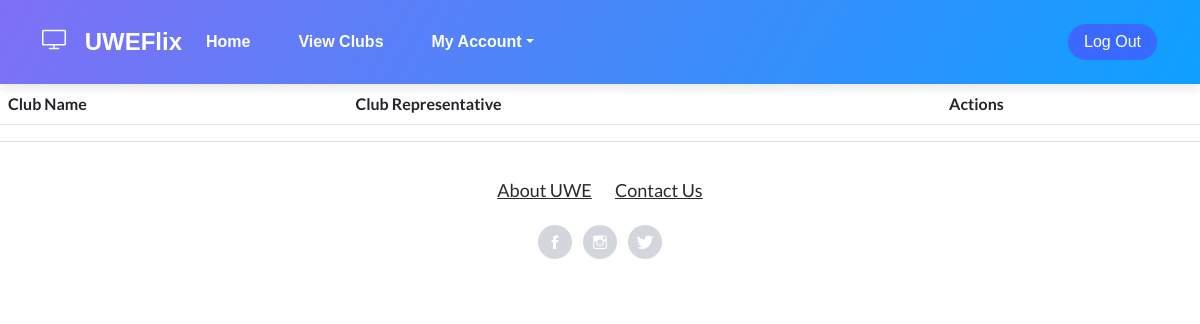
The app's page /index/allclubs, older data.
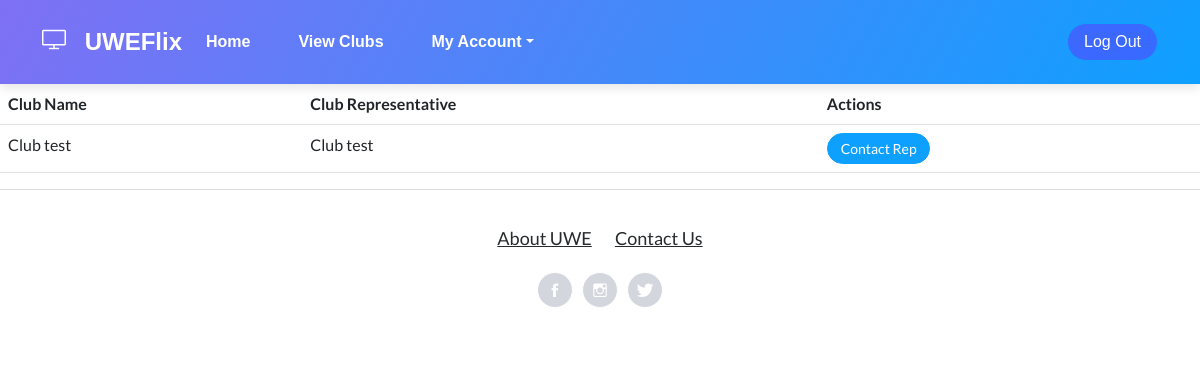
The same page, newer data.
### CinManager/models.py (models this page shows)
class Club(models.Model):
    id = models.AutoField(primary_key=True, unique=True)
    name = models.CharField(max_length=100)
    address = models.CharField(max_length=100)
    contact_number = models.CharField(max_length=100)
    email = models.CharField(max_length=100)
    discount_rate = models.PositiveIntegerField(default=0)

class ClubRep(models.Model):
    id = models.AutoField(primary_key=True)
    user = models.OneToOneField(User, on_delete=models.DO_NOTHING)
    dateofbirth = models.DateField(default=datetime.now)
    club = models.OneToOneField(Club, on_delete=models.CASCADE)

### Index/views.py (the view)
# urls.py: path('allclubs', views.view_all_clubs, name='allclubs'),
def view_all_clubs(request):
    userpermissions = check_permissions(request)
    if userpermissions == 2:
        club_rep = ClubRep.objects.get(user=request.user)
        club_id = club_rep.club.id
    else:
        club_id = 0
    clubs = Club.objects.all()
    club_reps = ClubRep.objects.all()
    return render(request, 'UWEFlix/allclubs.html', {'clubs': clubs, 'club_reps': club_reps, 'userpermissions': userpermissions, 'club_id': club_id})

### Index/views.py (called while the page is built)
def check_permissions(request):
    if request.user.is_authenticated:
        if request.user.groups.filter(name='Cinema Managers').exists():
            userpermission = 1
        elif request.user.groups.filter(name='Club Representatives').exists():
            userpermission = 2
        elif request.user.groups.filter(name='Account Managers').exists():
            userpermission = 3
        elif request.user.groups.filter(name='Guest').exists():
            userpermission = 4
        else:
            userpermission = 0
    else:
        return redirect('Login')
    return userpermission

### web_project/templates/UWEFlix/allclubs.html (shortened to what this page needs)
{% extends 'UWEFlix/layout.html' %}
{% block content %}
<table class="table">
    <thead class="thead-light">
        <tr>
            <th>Club Name</th>
            <th>Club Representative</th>
            <th>Actions</th>
        </tr>
    </thead>
    <tbody>
        {% for club in clubs %}
        <tr>
            <td>{{ club.name }}</td>
            <td>
                {% for club_rep in club_reps %}
                {% if club_rep.club.id == club.id %}
                {{ club_rep.user.first_name }} {{ club_rep.user.last_name }}
                {% endif %}
                {% endfor %}
            </td>
            <td>
                <button type="button" class="btn btn-primary btn-sm" onclick="alert('This function is not yet implemented.')">Contact Rep</button>
            </td>
        </tr>
        {% endfor %}
    </tbody>
</table>
{% endblock %}

Row changes from the older to the newer data that the page shows:
added Club: name "Club test"
added ClubRep: user.first_name "Club", user.last_name "test"
